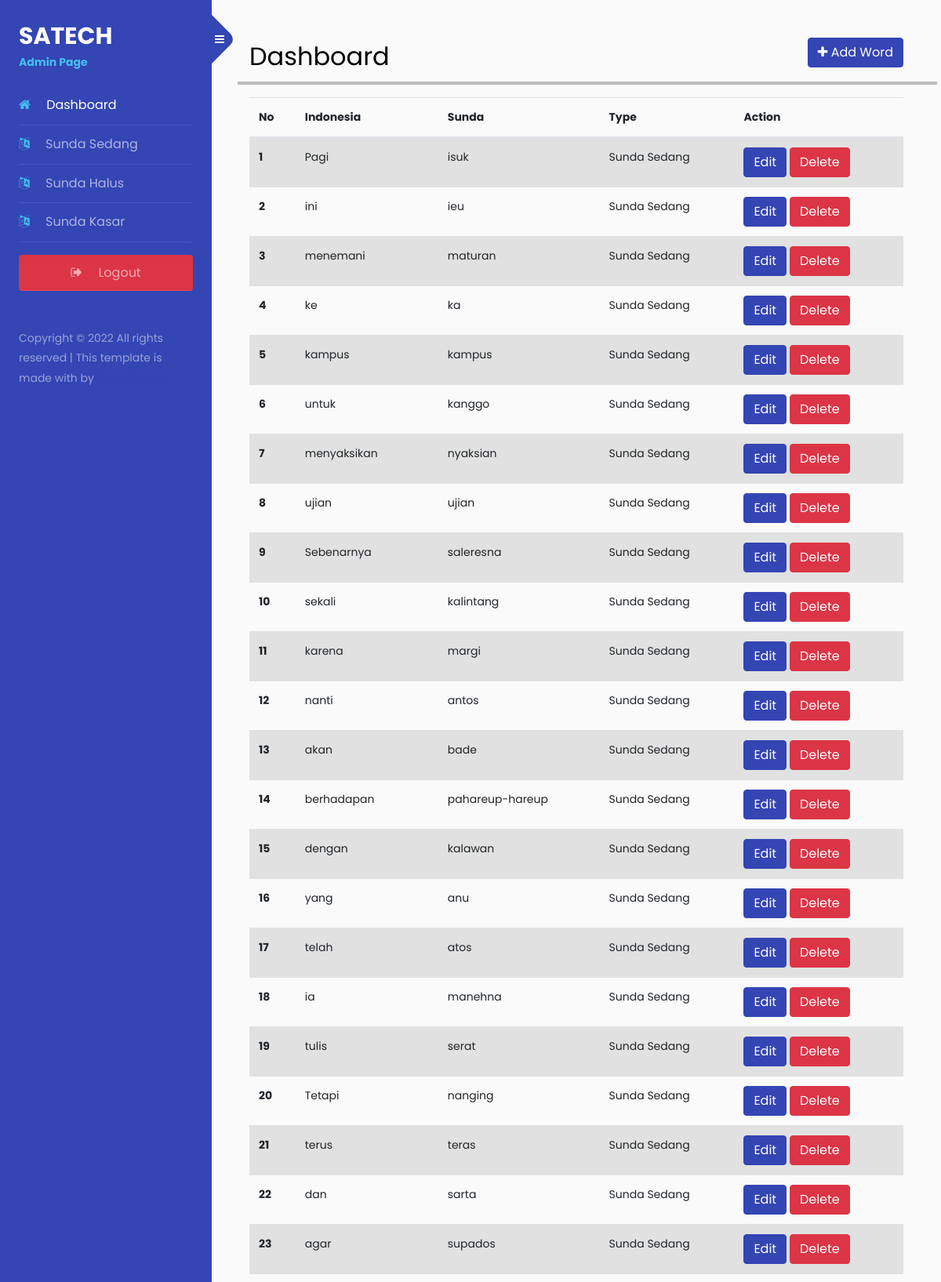
Screenshot of /admin/word.php/?type=is (signed in, upper part) with the database file from the repository.
### tables this page shows
CREATE TABLE `word` (
  `id` int(100) NOT NULL,
  `name` varchar(256) NOT NULL,
  `translated` varchar(256) NOT NULL,
  `type_id` int(10) NOT NULL
);

CREATE TABLE `lang_type` (
  `id` int(10) NOT NULL,
  `lang` varchar(256) NOT NULL
);

### database/database.php (called while the page is built, shortened)
<?php
class Database
{
    public $db;
    public function __construct()
    {
        $this->db = new mysqli(DB_HOST, DB_USER, DB_PASS, DB_NAME);
    }
    function select($sql)
    {
        $result = $this->db->query($sql);
        return $result->fetch_all(MYSQLI_ASSOC);
    }
}

### controllers/controllers.php (called while the page is built, shortened)
<?php
class Controller extends Database
{
    public function get_wordlist_with_type($type)
    {
        $result = $this->select("SELECT word.*, lang_type.lang FROM word LEFT JOIN lang_type ON word.type_id = lang_type.id WHERE word.type_id = $type");
        return $result;
    }
}

### public/admin/word.php (the view, shortened to what this page needs)
<?php
require_once '../../database/database.php';
require_once "../../controllers/controllers.php";
$controller = new Controller();
if (isset($_GET['type'])):
    switch ($_GET['type']):
        case 'is':
            $type = 2;
            break;
    endswitch;
    $words = $controller->get_wordlist_with_type($type);
else:
    echo "<script>history.back()</script>";
endif;
?>
<!doctype html>
<html lang="en">
<head>
    <link rel="stylesheet" href="https://stackpath.bootstrapcdn.com/font-awesome/4.7.0/css/font-awesome.min.css">
    <link href="https://cdn.jsdelivr.net/npm/bootstrap@5.2.2/dist/css/bootstrap.min.css" rel="stylesheet">
    <link rel="stylesheet" href="/assets/css/style.css">
</head>
<body>
    <div class="wrapper d-flex align-items-stretch">
        <?php include 'partials/sidebar.php'; ?>
        <div id="content" class="p-4 p-md-5 pt-5">
            <div class="row">
                <div class="col-lg-12">
                    <h2>Dashboard
                        <a href="add.php" class="btn btn-primary float-end"><i class="fa fa-plus"></i> Add Word</a>
                    </h2>
                </div>
                <hr style="border: 2px solid black;">
                <div class="col-lg-12">
                    <table class="table table-striped table-hover">
                        <thead>
                            <tr>
                                <th scope="col">No</th>
                                <th scope="col">Indonesia</th>
                                <th scope="col">Sunda</th>
                                <th scope="col">Type</th>
                                <th scope="col">Action</th>
                            </tr>
                        </thead>
                        <tbody>
                            <?php
                            $no = 1;
                            foreach ($words as $word):
                            ?>
                            <tr>
                                <th scope="row">
                                    <?= $no++ ?>
                                </th>
                                <td>
                                    <?= $word['name'] ?>
                                </td>
                                <td>
                                    <?= $word['translated'] ?>
                                </td>
                                <td>
                                    <?= $word['lang'] ?>
                                </td>
                                <td>
                                    <button data-id="<?= $word['id'] ?>" class="btn btn-primary" data-bs-toggle="modal"
                                        data-bs-target="#staticBackdrop">Edit</button>
                                    <a href="action.php?id=<?= $word['id'] ?>&action=delete" class="btn btn-danger"
                                        onclick="confirm('Apakah kamu yakin?')">Delete</a>
                                </td>
                            </tr>
                            <?php endforeach; ?>
                        </tbody>
                </div>
            </div>
        </div>
    </div>
</body>
</html>

### public/admin/partials/sidebar.php (shortened to what this page needs)
<nav id="sidebar">
    <div class="custom-menu">
        <button type="button" id="sidebarCollapse" class="btn btn-primary">
            <i class="fa fa-bars"></i>
        </button>
    </div>
    <div class="p-4">
        <h1><a href="/" class="logo">SATECH <span>Admin Page</span></a></h1>
        <ul class="list-unstyled components mb-5">
            <li class="active">
                <a href="/admin/"><span class="fa fa-home mr-3"></span> Dashboard</a>
            </li>
            <li>
                <a href="/admin/word.php/?type=is"><span class="fa fa-language mr-3"></span> Sunda Sedang</a>
            </li>
            <li>
                <a href="/admin/word.php/?type=ish"><span class="fa fa-language mr-3"></span> Sunda Halus</a>
            </li>
            <li>
                <a href="/admin/word.php/?type=isk"><span class="fa fa-language mr-3"></span> Sunda Kasar</a>
            </li>
            <li>
                <a href="/admin/logout.php" class="btn btn-danger mt-3"><i class="fa fa-sign-out mr-3"></i> Logout</a>
            </li>
        </ul>
        <div class="footer">
            <p>
                Copyright &copy;
                <script>document.write(new Date().getFullYear());</script> All rights reserved | This template is made
                with
                <i class="icon-heart" aria-hidden="true"></i> by <a href="https://colorlib.com"
                    target="_blank">Colorlib.com</a>
            </p>
        </div>
    </div>
</nav>

### rows the page displays
word: name "Pagi", translated "isuk", type.lang "Sunda Sedang"
word: name "ini", translated "ieu", type.lang "Sunda Sedang"
word: name "menemani", translated "maturan", type.lang "Sunda Sedang"
word: name "ke", translated "ka", type.lang "Sunda Sedang"
word: name "kampus", translated "kampus", type.lang "Sunda Sedang"
word: name "untuk", translated "kanggo", type.lang "Sunda Sedang"
word: name "menyaksikan", translated "nyaksian", type.lang "Sunda Sedang"
word: name "ujian", translated "ujian", type.lang "Sunda Sedang"
word: name "Sebenarnya", translated "saleresna", type.lang "Sunda Sedang"
word: name "sekali", translated "kalintang", type.lang "Sunda Sedang"
word: name "karena", translated "margi", type.lang "Sunda Sedang"
word: name "nanti", translated "antos", type.lang "Sunda Sedang"
word: name "akan", translated "bade", type.lang "Sunda Sedang"
word: name "berhadapan", translated "pahareup-hareup", type.lang "Sunda Sedang"
word: name "dengan", translated "kalawan", type.lang "Sunda Sedang"
word: name "yang", translated "anu", type.lang "Sunda Sedang"
word: name "telah", translated "atos", type.lang "Sunda Sedang"
word: name "ia", translated "manehna", type.lang "Sunda Sedang"
word: name "tulis", translated "serat", type.lang "Sunda Sedang"
word: name "Tetapi", translated "nanging", type.lang "Sunda Sedang"
word: name "terus", translated "teras", type.lang "Sunda Sedang"
word: name "dan", translated "sarta", type.lang "Sunda Sedang"
word: name "agar", translated "supados", type.lang "Sunda Sedang"
